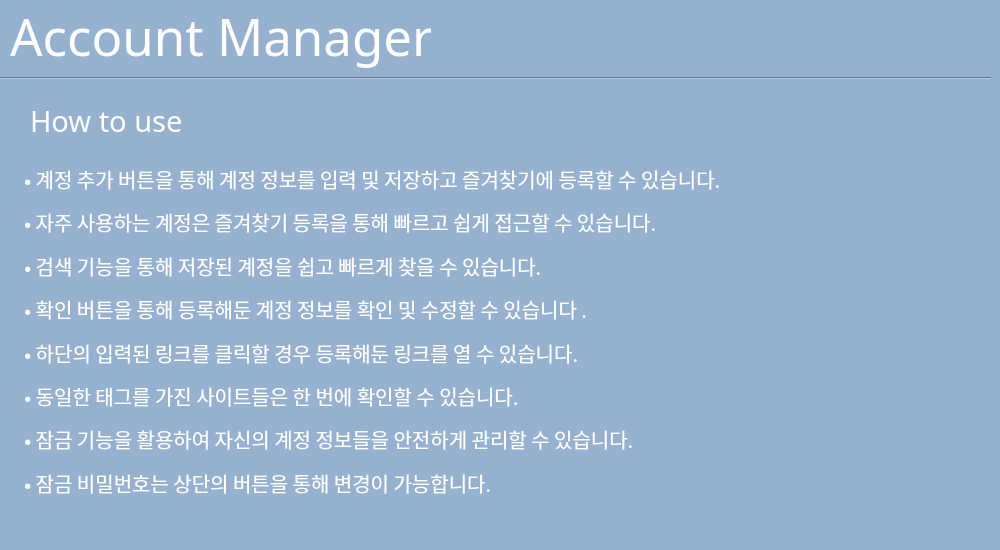
<?xml version="1.0" encoding="UTF-8"?>
<ui version="4.0">
 <class>Dialog</class>
 <widget class="QDialog" name="Dialog">
  <property name="geometry">
   <rect>
    <x>0</x>
    <y>0</y>
    <width>1000</width>
    <height>550</height>
   </rect>
  </property>
  <property name="windowTitle">
   <string>Dialog</string>
  </property>
  <property name="windowIcon">
   <iconset>
    <normaloff>icon/트레이 아이콘.webp</normaloff>icon/트레이 아이콘.webp</iconset>
  </property>
  <property name="styleSheet">
   <string notr="true">background-color: rgb(150, 177, 208);</string>
  </property>
  <widget class="QLabel" name="NameLabel">
   <property name="geometry">
    <rect>
     <x>10</x>
     <y>0</y>
     <width>421</width>
     <height>71</height>
    </rect>
   </property>
   <property name="font">
    <font>
     <family>Bahnschrift SemiBold</family>
     <pointsize>38</pointsize>
     <weight>7</weight>
     <italic>false</italic>
     <bold>false</bold>
    </font>
   </property>
   <property name="styleSheet">
    <string notr="true">color: rgb(255, 255, 255);
font: 63 38pt &quot;Bahnschrift SemiBold&quot;;</string>
   </property>
   <property name="text">
    <string>Account Manager</string>
   </property>
  </widget>
  <widget class="Line" name="FirstLine">
   <property name="geometry">
    <rect>
     <x>0</x>
     <y>70</y>
     <width>991</width>
     <height>16</height>
    </rect>
   </property>
   <property name="orientation">
    <enum>Qt::Horizontal</enum>
   </property>
  </widget>
  <widget class="QLabel" name="label">
   <property name="geometry">
    <rect>
     <x>30</x>
     <y>100</y>
     <width>171</width>
     <height>41</height>
    </rect>
   </property>
   <property name="font">
    <font>
     <family>HY헤드라인M</family>
     <pointsize>22</pointsize>
     <weight>50</weight>
     <italic>false</italic>
     <bold>false</bold>
    </font>
   </property>
   <property name="styleSheet">
    <string notr="true">color: rgb(255, 255, 255);
font: 22pt &quot;HY헤드라인M&quot;;</string>
   </property>
   <property name="text">
    <string>How to use</string>
   </property>
  </widget>
  <widget class="QWidget" name="layoutWidget">
   <property name="geometry">
    <rect>
     <x>20</x>
     <y>160</y>
     <width>946</width>
     <height>341</height>
    </rect>
   </property>
   <layout class="QVBoxLayout" name="verticalLayout">
    <item>
     <widget class="QLabel" name="label_2">
      <property name="font">
       <font>
        <family>HY헤드라인M</family>
        <pointsize>15</pointsize>
        <weight>50</weight>
        <italic>false</italic>
        <bold>false</bold>
       </font>
      </property>
      <property name="styleSheet">
       <string notr="true">color: rgb(255, 255, 255);
font: 15pt &quot;HY헤드라인M&quot;;</string>
      </property>
      <property name="text">
       <string> • 계정 추가 버튼을 통해 계정 정보를 입력 및 저장하고 즐겨찾기에 등록할 수 있습니다.</string>
      </property>
     </widget>
    </item>
    <item>
     <widget class="QLabel" name="label_4">
      <property name="font">
       <font>
        <family>HY헤드라인M</family>
        <pointsize>15</pointsize>
        <weight>50</weight>
        <italic>false</italic>
        <bold>false</bold>
       </font>
      </property>
      <property name="styleSheet">
       <string notr="true">color: rgb(255, 255, 255);
font: 15pt &quot;HY헤드라인M&quot;;</string>
      </property>
      <property name="text">
       <string> • 자주 사용하는 계정은 즐겨찾기 등록을 통해 빠르고 쉽게 접근할 수 있습니다.</string>
      </property>
     </widget>
    </item>
    <item>
     <widget class="QLabel" name="label_3">
      <property name="font">
       <font>
        <family>HY헤드라인M</family>
        <pointsize>15</pointsize>
        <weight>50</weight>
        <italic>false</italic>
        <bold>false</bold>
       </font>
      </property>
      <property name="styleSheet">
       <string notr="true">color: rgb(255, 255, 255);
font: 15pt &quot;HY헤드라인M&quot;;</string>
      </property>
      <property name="text">
       <string> • 검색 기능을 통해 저장된 계정을 쉽고 빠르게 찾을 수 있습니다.</string>
      </property>
     </widget>
    </item>
    <item>
     <widget class="QLabel" name="label_6">
      <property name="font">
       <font>
        <family>HY헤드라인M</family>
        <pointsize>15</pointsize>
        <weight>50</weight>
        <italic>false</italic>
        <bold>false</bold>
       </font>
      </property>
      <property name="styleSheet">
       <string notr="true">color: rgb(255, 255, 255);
font: 15pt &quot;HY헤드라인M&quot;;</string>
      </property>
      <property name="text">
       <string> • 확인 버튼을 통해 등록해둔 계정 정보를 확인 및 수정할 수 있습니다 .</string>
      </property>
     </widget>
    </item>
    <item>
     <widget class="QLabel" name="label_5">
      <property name="font">
       <font>
        <family>HY헤드라인M</family>
        <pointsize>15</pointsize>
        <weight>50</weight>
        <italic>false</italic>
        <bold>false</bold>
       </font>
      </property>
      <property name="styleSheet">
       <string notr="true">color: rgb(255, 255, 255);
font: 15pt &quot;HY헤드라인M&quot;;</string>
      </property>
      <property name="text">
       <string> • 하단의 입력된 링크를 클릭할 경우 등록해둔 링크를 열 수 있습니다.</string>
      </property>
     </widget>
    </item>
    <item>
     <widget class="QLabel" name="label_7">
      <property name="font">
       <font>
        <family>HY헤드라인M</family>
        <pointsize>15</pointsize>
        <weight>50</weight>
        <italic>false</italic>
        <bold>false</bold>
       </font>
      </property>
      <property name="styleSheet">
       <string notr="true">color: rgb(255, 255, 255);
font: 15pt &quot;HY헤드라인M&quot;;</string>
      </property>
      <property name="text">
       <string> • 동일한 태그를 가진 사이트들은 한 번에 확인할 수 있습니다.</string>
      </property>
     </widget>
    </item>
    <item>
     <widget class="QLabel" name="label_8">
      <property name="font">
       <font>
        <family>HY헤드라인M</family>
        <pointsize>15</pointsize>
        <weight>50</weight>
        <italic>false</italic>
        <bold>false</bold>
       </font>
      </property>
      <property name="styleSheet">
       <string notr="true">color: rgb(255, 255, 255);
font: 15pt &quot;HY헤드라인M&quot;;</string>
      </property>
      <property name="text">
       <string> • 잠금 기능을 활용하여 자신의 계정 정보들을 안전하게 관리할 수 있습니다.</string>
      </property>
     </widget>
    </item>
    <item>
     <widget class="QLabel" name="label_9">
      <property name="font">
       <font>
        <family>HY헤드라인M</family>
        <pointsize>15</pointsize>
        <weight>50</weight>
        <italic>false</italic>
        <bold>false</bold>
       </font>
      </property>
      <property name="styleSheet">
       <string notr="true">color: rgb(255, 255, 255);
font: 15pt &quot;HY헤드라인M&quot;;</string>
      </property>
      <property name="text">
       <string> • 잠금 비밀번호는 상단의 버튼을 통해 변경이 가능합니다.</string>
      </property>
     </widget>
    </item>
   </layout>
  </widget>
 </widget>
 <resources/>
 <connections/>
</ui>
